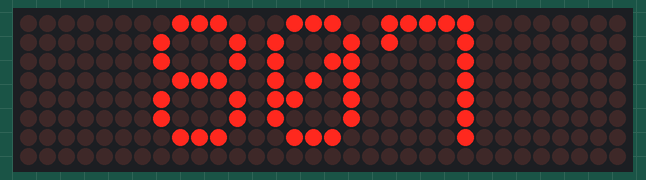
This sketch was run on a simulated ESP32. Shown: 32×8 LED matrix. Random numbers use the default seed unless the sketch sets one.

Above: at 0.1 s.
At 4.1 s:
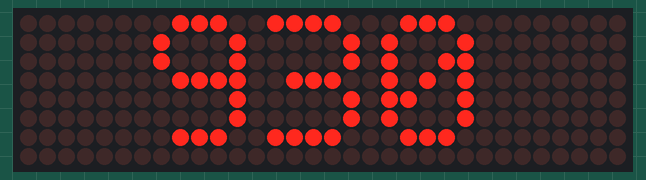
At 9.1 s:
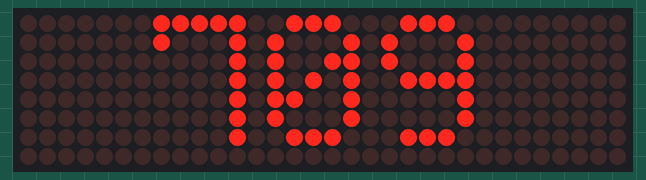
At 19.1 s:
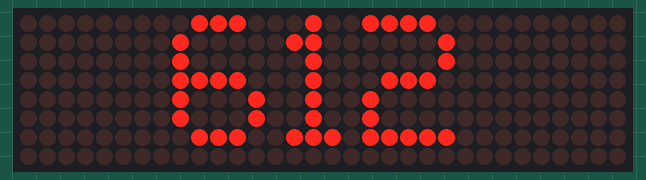
At 29.1 s:
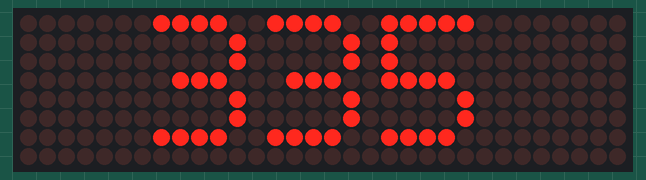
At 39.1 s:
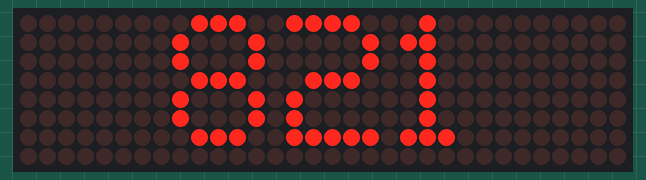

The sketch:

ESP32_LED_Matrix_MAX7219.ino
```cpp
#include <MD_Parola.h>
#include <MD_MAX72xx.h>
#include <SPI.h>
// Uncomment according to your hardware type
#define HARDWARE_TYPE MD_MAX72XX::FC16_HW
//#define HARDWARE_TYPE MD_MAX72XX::GENERIC_HW
#define MAX_DEVICES 4
#define CS_PIN 5
MD_Parola Display = MD_Parola(HARDWARE_TYPE, CS_PIN, MAX_DEVICES);

void setup() {

  Display.begin();
  Display.setIntensity(0);
  Display.displayClear();
}

void loop() {
  Display.setTextAlignment(PA_CENTER);
  Display.print(random(0, 1000));
  delay(1000);
}
```

Measured:
- what the display in image 1 shows lasts 1.0 s, from 4.0 s to 5.0 s
